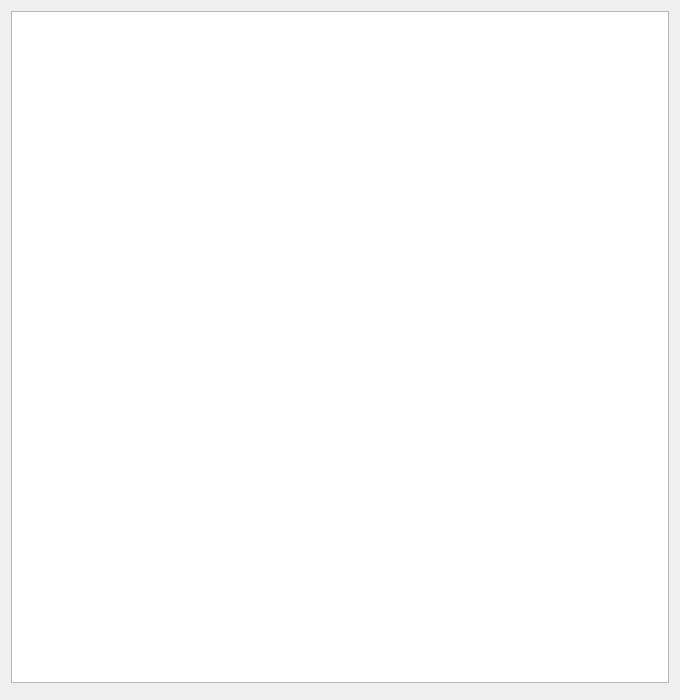
<?xml version="1.0" encoding="UTF-8"?>
<ui version="4.0">
 <class>ViewSourceWindow</class>
 <widget class="QWidget" name="ViewSourceWindow">
  <property name="geometry">
   <rect>
    <x>0</x>
    <y>0</y>
    <width>680</width>
    <height>700</height>
   </rect>
  </property>
  <property name="windowTitle">
   <string>Viewing Source of %1</string>
  </property>
  <layout class="QGridLayout" name="gridLayout">
   <item row="0" column="0">
    <widget class="CodeEditor" name="sourceView">
     <property name="readOnly">
      <bool>true</bool>
     </property>
    </widget>
   </item>
   <item row="1" column="0">
    <widget class="FindTextWidget" name="widgetFindText" native="true">
     <property name="minimumSize">
      <size>
       <width>0</width>
       <height>0</height>
      </size>
     </property>
    </widget>
   </item>
  </layout>
 </widget>
 <customwidgets>
  <customwidget>
   <class>CodeEditor</class>
   <extends>QPlainTextEdit</extends>
   <header>CodeEditor.h</header>
  </customwidget>
  <customwidget>
   <class>FindTextWidget</class>
   <extends>QWidget</extends>
   <header>FindTextWidget.h</header>
   <container>1</container>
  </customwidget>
 </customwidgets>
 <resources/>
 <connections/>
</ui>
